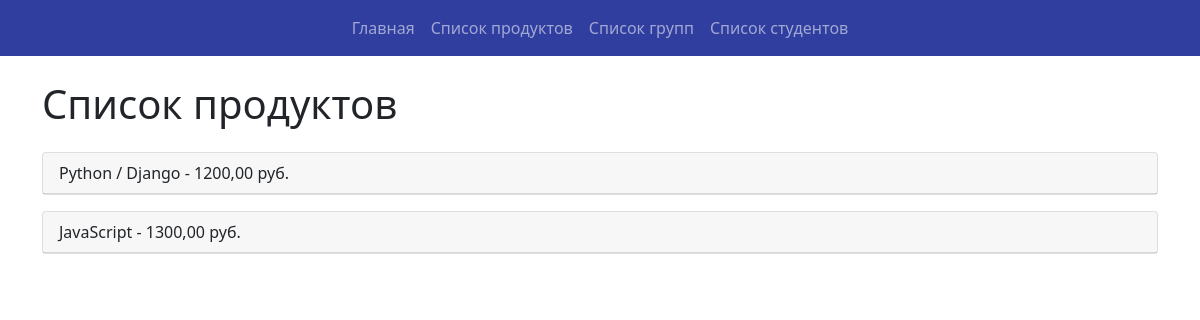
Screenshot of /products/ with the database file from the repository.
### learn/models.py (models this page shows, shortened)
class Product(models.Model):
    creator = models.ForeignKey(User, on_delete=models.CASCADE, related_name='products')
    name = models.CharField(max_length=255)
    start_date = models.DateTimeField()
    cost = models.DecimalField(max_digits=10, decimal_places=2)

### learn/views.py (the view)
# urls.py: path('products/', product_list, name='product_list'),
def product_list(request):
    products = Product.objects.all()
    return render(request, 'learn/product_list.html', {'products': products})

### learn/templates/learn/product_list.html (shortened to what this page needs)
{% extends 'learn/base.html' %}
{% block content %}
<div class="container mt-4">
    <h1 class="mb-4">Список продуктов</h1>
    {% for product in products %}
    <div class="card mb-3">
        <div class="card-header" onclick="toggleLessons({{ product.id }})" style="cursor: pointer;">
            {{ product.name }} - {{ product.cost }} руб.
        </div>
    </div>
    {% empty %}
    <p class="text-center">Пока что нет доступных продуктов.</p>
    {% endfor %}
</div>
{% endblock %}

### rows the page displays
Product: name "Python / Django", cost "1200,00"
Product: name "JavaScript", cost "1300,00"
